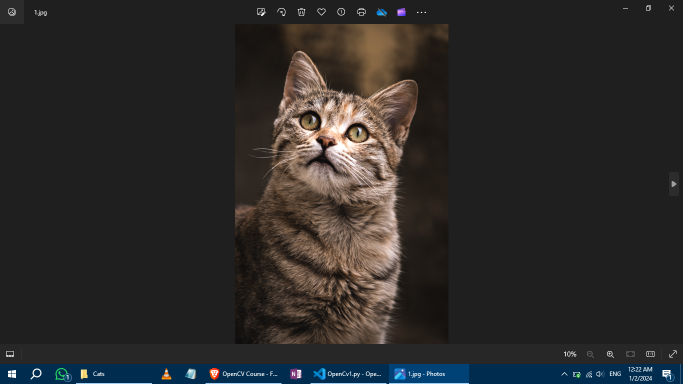
#> input picture OpenCv/Cats/1.png, 1366 x 768 px, given in place of 1.jpg, which was not available (shown at 1/2 size)
$ python functions.py
#> lines starting #> are read from the running program, lines starting #| are printed output that depends on the picture; pictures that were not available may be replaced by others from this repository, and a replacement may not be noted
import cv2 as cv
import numpy  as np

def main():
    img = cv.imread('OpenCv/Cats/1.jpg')
#> img is the input picture: shape (768, 1366, 3); mean B, G, R 41.5, 42.5, 44.2

    #resize
    img = cv.resize(img, (400, 600))
#> img: shape (600, 400, 3)
    cv.imshow('IMG', img)
    gray = cv.cvtColor(img, cv.COLOR_BGR2GRAY)
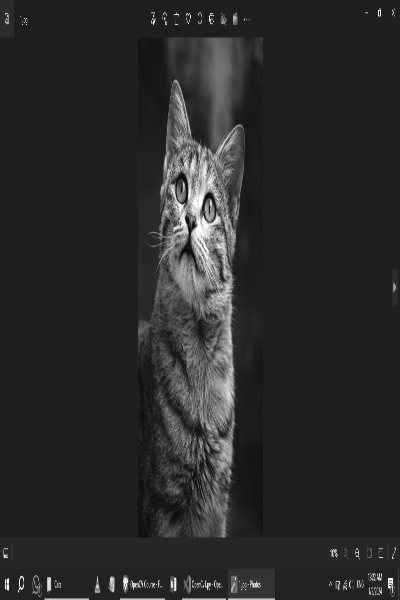
#> gray: shape (600, 400); min 10, max 255, mean 42.8
    #cv.imshow('Gray', gray)
    blur = cv.GaussianBlur(img, (5,5), cv.BORDER_DEFAULT)       #kernel size inc --> more blur
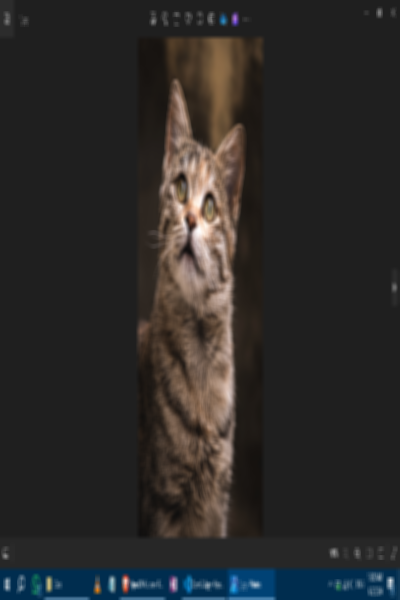
#> blur: shape (600, 400, 3); mean B, G, R 41.4, 42.5, 44.1
    #cv.imshow('Blur', blur)

    # Edge Cascade
    canny = cv.Canny(blur, 150, 150)                            # more blur --> less edges
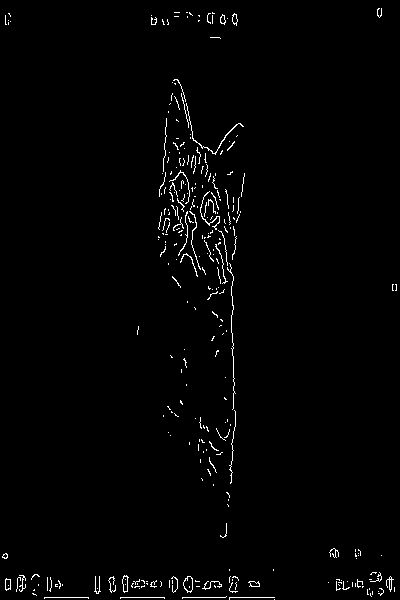
#> canny: shape (600, 400); 1.5% white in thin lines or dots
    #cv.imshow('Canny Edges', canny)

    # Cropping (slicing)
    cropped = img[50:200, 200:400]
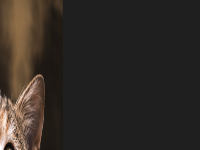
#> cropped: shape (150, 200, 3); mean B, G, R 38, 42.9, 48.7
    # cv.imshow('Cropped', cropped)

    #translating
    transImg = translate(img, -50, 100)
    # cv.imshow('Translated', transImg)

    #rotation
    rotImg = rotate(img, 90)
    # cv.imshow('Rotated', rotImg)

    #flipping image
    flippedImg = cv.flip(img, -1)
    cv.imshow('flip', flippedImg)

    cv.waitKey(0)

def translate(img, x, y):
    '''Function that translates images
        x --> Right
       -x --> Left
        y --> Down
       -y --> Up
    '''
#> called with x = -50, y = 100
    trans = np.float32([[1,0,x], [0,1,y]])
    dimentions = (img.shape[1], img.shape[0])
#> dimentions = (400, 600)
    return cv.warpAffine(img, trans, dimentions)
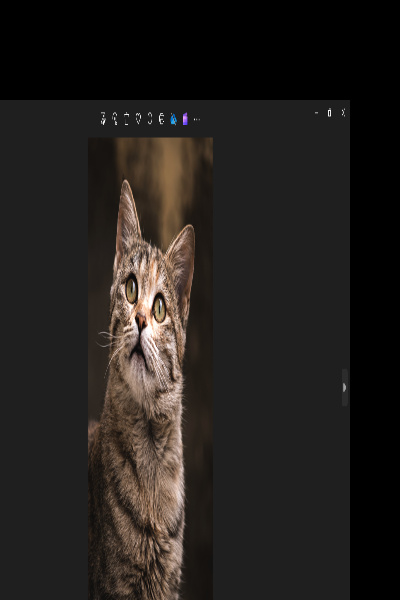
#> returned value: shape (600, 400, 3); mean of channels 0, 1, 2 28.9, 31.6, 35.3; drawn as B, G, R

def rotate(img, angle, center = None):
#> called with angle = 90
    (height, width) = img.shape[:2]
#> height = 600; width = 400
    dimentions = (height, width)  #(width, height)
#> dimentions = (600, 400)
    if center is None:
        center = (width//2, height//2)
#> center = (200, 300)
    rot = cv.getRotationMatrix2D(center, angle, 1.0)
    return cv.warpAffine(img, rot, dimentions, flags=cv.INTER_LINEAR, borderMode=cv.BORDER_CONSTANT, borderValue=(255, 255, 255))
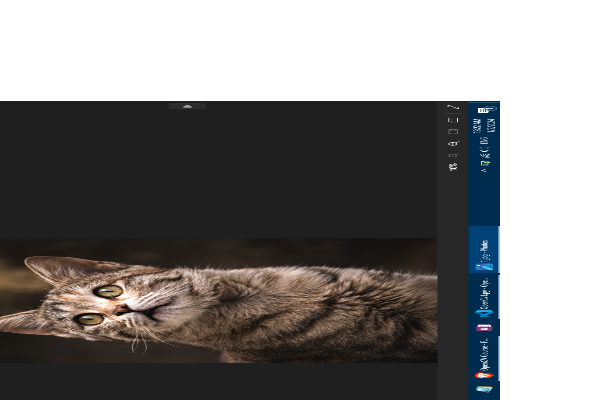
#> returned value: shape (400, 600, 3); mean of channels 0, 1, 2 124.5, 125.6, 127.3; drawn as B, G, R

if __name__ == "__main__":
    main()
#> in main, `flippedImg = cv.flip(img, -1)`:
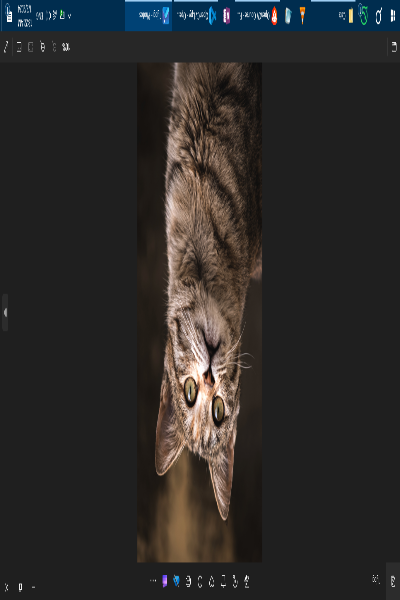
#> flippedImg: shape (600, 400, 3); mean B, G, R 41.4, 42.5, 44.1

$ run again, with OpenCv/Cats/2.jpg saved as OpenCv/Cats/1.png
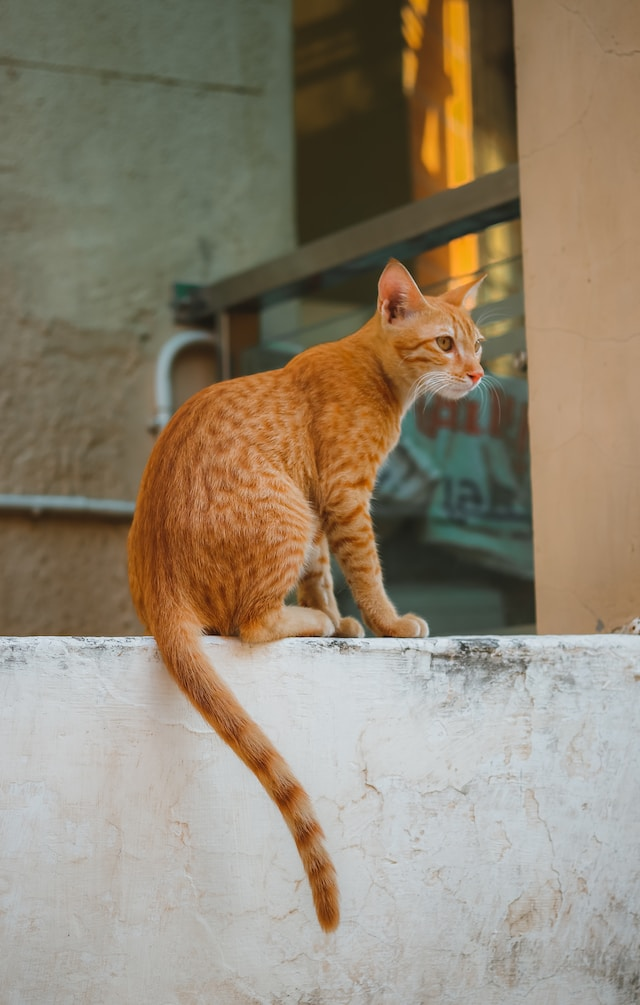
#> input picture OpenCv/Cats/2.jpg, 640 x 1005 px, given in place of 1.jpg, which was not available
#> in main, img is the input picture: shape (1005, 640, 3); mean B, G, R 112.4, 132.1, 144.8
#> img: shape (600, 400, 3)
#> in main, `canny = cv.Canny(blur, 150, 150)`:
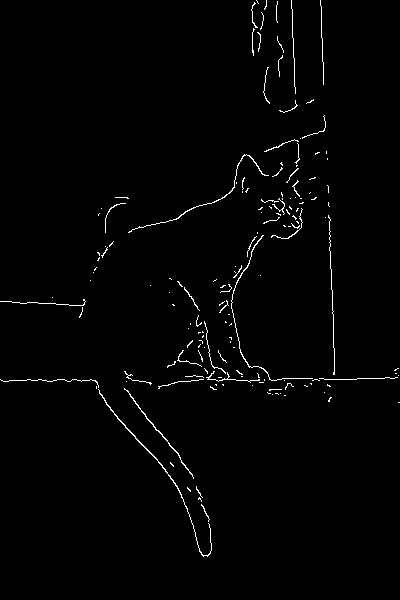
#> canny: shape (600, 400); 1.3% white in thin lines or dots
#> in main, `flippedImg = cv.flip(img, -1)`:
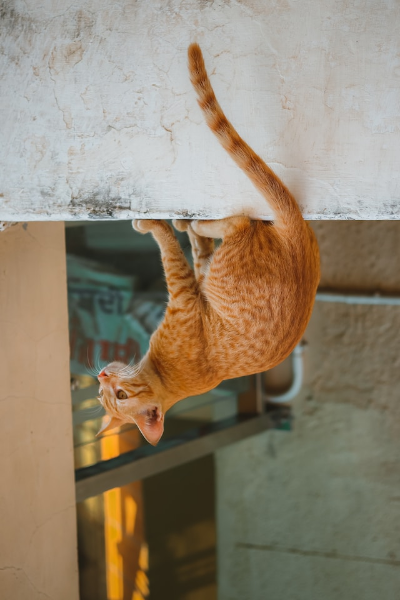
#> flippedImg: shape (600, 400, 3); mean B, G, R 112.3, 132, 144.7
